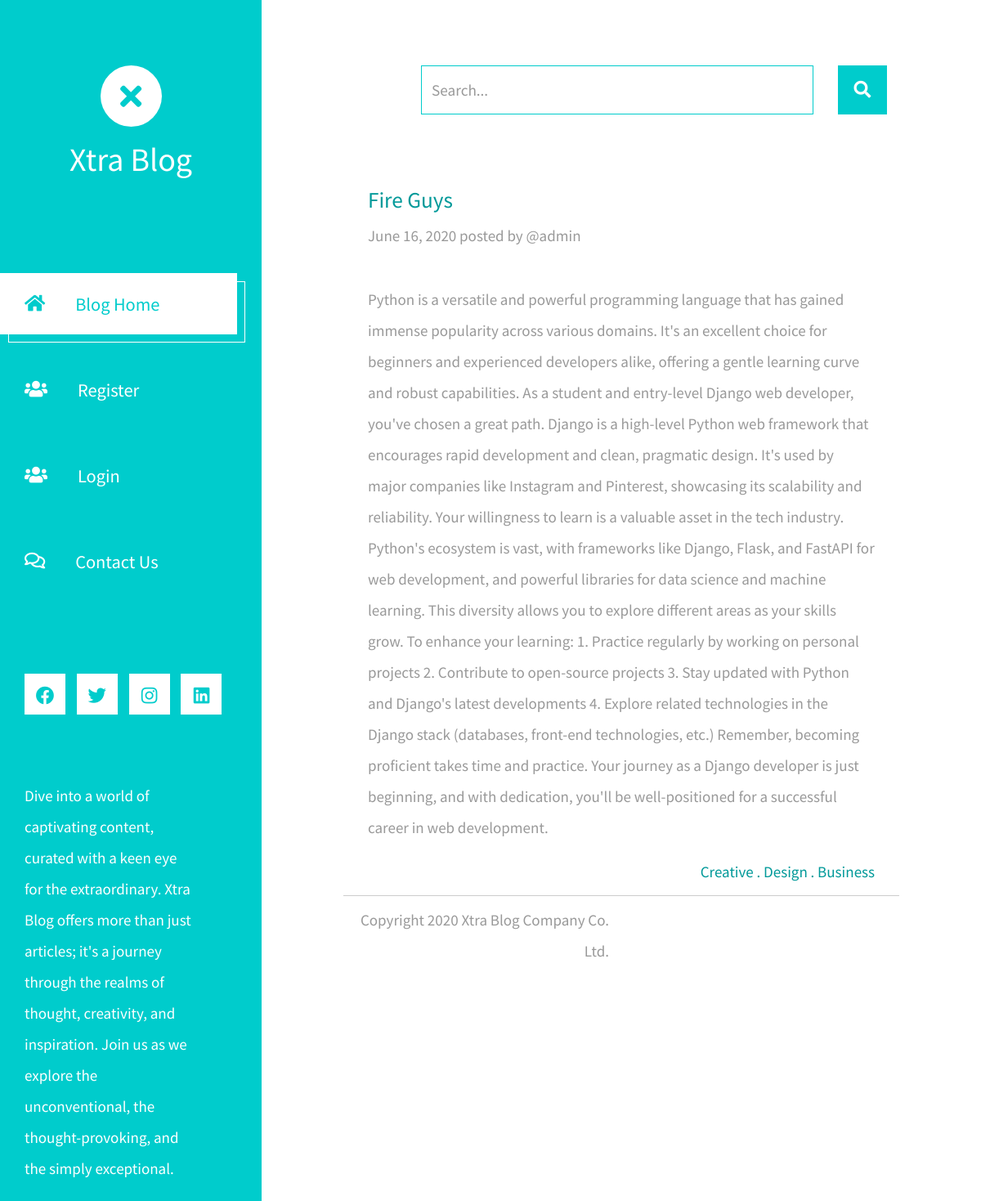
Page /posts/detail/fire-guys/ on the committed database.
### posts/models.py (models this page shows, shortened)
class Post(models.Model):
    title = models.CharField(max_length=255)
    slug = models.SlugField(max_length=255, unique=True, blank=True)
    author = models.ForeignKey(User, on_delete=models.CASCADE)
    body = models.TextField()

### posts/views.py (the view)
# urls.py: path("detail/<slug:slug>/", views.PostDetailView.as_view(), name="post_detail"),
class PostDetailView(DetailView):
    model = Post
    template_name = "posts/post_detail.html"

### posts/templates/posts/post_detail.html (shortened to what this page needs)
{% extends "posts/main.html" %}
{% block body %}
<div class="container-fluid">
    <h2 class="pt-2 tm-color-primary tm-post-title">{{post.title}}</h2>
    <p class="tm-mb-40">June 16, 2020 posted by @{{post.author.username}}</p>
    <p>
        {{post.body}}
    </p>
    <span class="d-block text-right tm-color-primary">Creative . Design . Business</span>
</div>
{% endblock body %}

### rows in the picture
Post: title "Fire Guys", author.username "admin", body "Python is a versatile and powerful programming language that has gained immense popularity across various domains. It's an excellent choice for beginners and experienced developers alike, offering a gentle learning curve and robust capabilities. As a student and entry-level Django web developer, you've chosen a great path. Django is a high-level Python web framework that encourages rapid development and clean, pragmatic design. It's used by major companies like Instagram and Pinterest, showcasing its scalability and reliability. Your willingness to learn is a valuable asset in the tech industry. Python's ecosystem is vast, with frameworks like Django, Flask, and FastAPI for web development,…"
